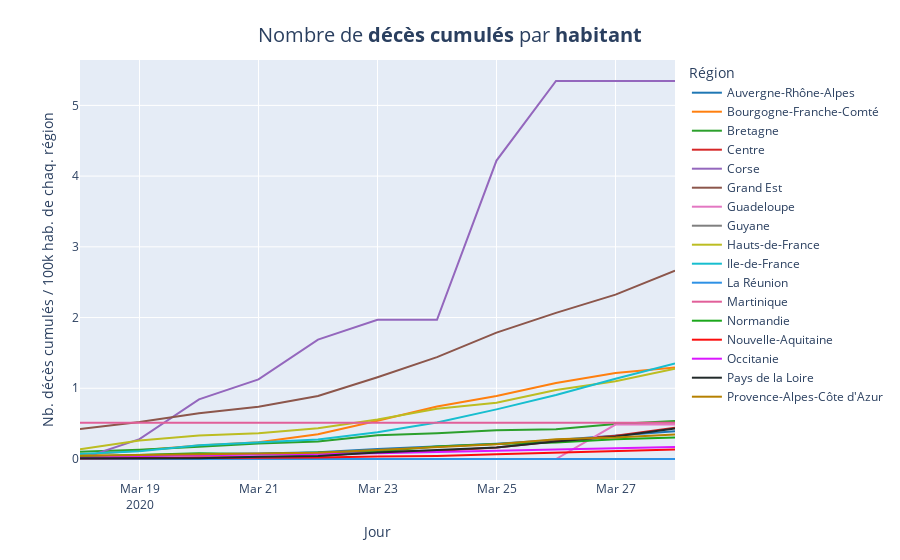

The cell this chart's notebook holds for it:
### Code cell
fig = px.line(x=df_region['jour'], y = df_region['dc']/df_region['regionPopulation']*100000, labels={'color':'Région'}, color=df_region["regionName"], color_discrete_sequence=colors)

fig.update_layout(
    title={
                'text': "Nombre de <b>décès cumulés</b> par <b>habitant</b>",
                'y':0.95,
                'x':0.5,
                'xanchor': 'center',
                'yanchor': 'top'},
                titlefont = dict(
                size=20)
                 )

fig.update_xaxes(title="Jour")
fig.update_yaxes(title="Nb. décès cumulés / 100k hab. de chaq. région")
fig.write_image("images/charts/france/dc_cum_hab_line.png", scale=3, width=1100, height=700)
fig.show()

### Figure 1 — Plotly figure (JSON) as saved in the notebook; plotly's stock layout.template omitted (floating-point values rounded to 4 significant figures)
{"data": [{"hoverlabel": {"namelength": 0}, "hovertemplate": "Région=Auvergne-Rhône-Alpes<br>x=%{x}<br>y=%{y}", "legendgroup": "Auvergne-Rhône-Alpes", "line": {"color": "#1F77B4", "dash": "solid"}, "mode": "lines", "name": "Auvergne-Rhône-Alpes", "showlegend": true, "type": "scatter", "x": ["2020-03-18", "2020-03-19", "2020-03-20", "2020-03-21", "2020-03-22", "2020-03-23", "2020-03-24", "2020-03-25", "2020-03-26", "2020-03-27", "2020-03-28"], "xaxis": "x", "y": [0.01412, 0.04438, 0.06657, 0.07666, 0.09482, 0.1412, 0.1735, 0.2159, 0.2703, 0.3329, 0.3934], "yaxis": "y"}, {"hoverlabel": {"namelength": 0}, "hovertemplate": "Région=Bourgogne-Franche-Comté<br>x=%{x}<br>y=%{y}", "legendgroup": "Bourgogne-Franche-Comté", "line": {"color": "#FF7F0E", "dash": "solid"}, "mode": "lines", "name": "Bourgogne-Franche-Comté", "showlegend": true, "type": "scatter", "x": ["2020-03-18", "2020-03-19", "2020-03-20", "2020-03-21", "2020-03-22", "2020-03-23", "2020-03-24", "2020-03-25", "2020-03-26", "2020-03-27", "2020-03-28"], "xaxis": "x", "y": [0.05245, 0.1224, 0.1923, 0.236, 0.3497, 0.542, 0.7431, 0.8917, 1.075, 1.215, 1.294], "yaxis": "y"}, {"hoverlabel": {"namelength": 0}, "hovertemplate": "Région=Bretagne<br>x=%{x}<br>y=%{y}", "legendgroup": "Bretagne", "line": {"color": "#2CA02C", "dash": "solid"}, "mode": "lines", "name": "Bretagne", "showlegend": true, "type": "scatter", "x": ["2020-03-18", "2020-03-19", "2020-03-20", "2020-03-21", "2020-03-22", "2020-03-23", "2020-03-24", "2020-03-25", "2020-03-26", "2020-03-27", "2020-03-28"], "xaxis": "x", "y": [0.1018, 0.1309, 0.1745, 0.2182, 0.2473, 0.3345, 0.3636, 0.4072, 0.4218, 0.4945, 0.5381], "yaxis": "y"}, {"hoverlabel": {"namelength": 0}, "hovertemplate": "Région=Centre<br>x=%{x}<br>y=%{y}", "legendgroup": "Centre", "line": {"color": "#D62728", "dash": "solid"}, "mode": "lines", "name": "Centre", "showlegend": true, "type": "scatter", "x": ["2020-03-18", "2020-03-19", "2020-03-20", "2020-03-21", "2020-03-22", "2020-03-23", "2020-03-24", "2020-03-25", "2020-03-26", "2020-03-27", "2020-03-28"], "xaxis": "x", "y": [0.01262, 0.01262, 0.02525, 0.02525, 0.03787, 0.101, 0.1136, 0.1641, 0.2525, 0.3282, 0.4419], "yaxis": "y"}, {"hoverlabel": {"namelength": 0}, "hovertemplate": "Région=Corse<br>x=%{x}<br>y=%{y}", "legendgroup": "Corse", "line": {"color": "#9467BD", "dash": "solid"}, "mode": "lines", "name": "Corse", "showlegend": true, "type": "scatter", "x": ["2020-03-18", "2020-03-19", "2020-03-20", "2020-03-21", "2020-03-22", "2020-03-23", "2020-03-24", "2020-03-25", "2020-03-26", "2020-03-27", "2020-03-28"], "xaxis": "x", "y": [0, 0.2813, 0.8439, 1.125, 1.688, 1.969, 1.969, 4.22, 5.345, 5.345, 5.345], "yaxis": "y"}, {"hoverlabel": {"namelength": 0}, "hovertemplate": "Région=Grand Est<br>x=%{x}<br>y=%{y}", "legendgroup": "Grand Est", "line": {"color": "#8C564B", "dash": "solid"}, "mode": "lines", "name": "Grand Est", "showlegend": true, "type": "scatter", "x": ["2020-03-18", "2020-03-19", "2020-03-20", "2020-03-21", "2020-03-22", "2020-03-23", "2020-03-24", "2020-03-25", "2020-03-26", "2020-03-27", "2020-03-28"], "xaxis": "x", "y": [0.4245, 0.5236, 0.6474, 0.7394, 0.8915, 1.157, 1.44, 1.787, 2.066, 2.324, 2.664], "yaxis": "y"}, {"hoverlabel": {"namelength": 0}, "hovertemplate": "Région=Guadeloupe<br>x=%{x}<br>y=%{y}", "legendgroup": "Guadeloupe", "line": {"color": "#E377C2", "dash": "solid"}, "mode": "lines", "name": "Guadeloupe", "showlegend": true, "type": "scatter", "x": ["2020-03-18", "2020-03-19", "2020-03-20", "2020-03-21", "2020-03-22", "2020-03-23", "2020-03-24", "2020-03-25", "2020-03-26", "2020-03-27", "2020-03-28"], "xaxis": "x", "y": [0, 0, 0, 0, 0, 0, 0, 0, 0, 0.4862, 0.4862], "yaxis": "y"}, {"hoverlabel": {"namelength": 0}, "hovertemplate": "Région=Guyane<br>x=%{x}<br>y=%{y}", "legendgroup": "Guyane", "line": {"color": "#7F7F7F", "dash": "solid"}, "mode": "lines", "name": "Guyane", "showlegend": true, "type": "scatter", "x": ["2020-03-18", "2020-03-19", "2020-03-20", "2020-03-21", "2020-03-22", "2020-03-23", "2020-03-24", "2020-03-25", "2020-03-26", "2020-03-27", "2020-03-28"], "xaxis": "x", "y": [0, 0, 0, 0, 0, 0, 0, 0, 0, 0, 0], "yaxis": "y"}, {"hoverlabel": {"namelength": 0}, "hovertemplate": "Région=Hauts-de-France<br>x=%{x}<br>y=%{y}", "legendgroup": "Hauts-de-France", "line": {"color": "#BCBD22", "dash": "solid"}, "mode": "lines", "name": "Hauts-de-France", "showlegend": true, "type": "scatter", "x": ["2020-03-18", "2020-03-19", "2020-03-20", "2020-03-21", "2020-03-22", "2020-03-23", "2020-03-24", "2020-03-25", "2020-03-26", "2020-03-27", "2020-03-28"], "xaxis": "x", "y": [0.1367, 0.2603, 0.3319, 0.3645, 0.4361, 0.5597, 0.7094, 0.794, 0.9763, 1.1, 1.276], "yaxis": "y"}, {"hoverlabel": {"namelength": 0}, "hovertemplate": "Région=Ile-de-France<br>x=%{x}<br>y=%{y}", "legendgroup": "Ile-de-France", "line": {"color": "#17BECF", "dash": "solid"}, "mode": "lines", "name": "Ile-de-France", "showlegend": true, "type": "scatter", "x": ["2020-03-18", "2020-03-19", "2020-03-20", "2020-03-21", "2020-03-22", "2020-03-23", "2020-03-24", "2020-03-25", "2020-03-26", "2020-03-27", "2020-03-28"], "xaxis": "x", "y": [0.07073, 0.11, 0.1945, 0.2397, 0.2751, 0.3792, 0.5148, 0.7014, 0.9038, 1.136, 1.352], "yaxis": "y"}, {"hoverlabel": {"namelength": 0}, "hovertemplate": "Région=La Réunion<br>x=%{x}<br>y=%{y}", "legendgroup": "La Réunion", "line": {"color": "#2E91E5", "dash": "solid"}, "mode": "lines", "name": "La Réunion", "showlegend": true, "type": "scatter", "x": ["2020-03-18", "2020-03-19", "2020-03-20", "2020-03-21", "2020-03-22", "2020-03-23", "2020-03-24", "2020-03-25", "2020-03-26", "2020-03-27", "2020-03-28"], "xaxis": "x", "y": [0, 0, 0, 0, 0, 0, 0, 0, 0, 0, 0], "yaxis": "y"}, {"hoverlabel": {"namelength": 0}, "hovertemplate": "Région=Martinique<br>x=%{x}<br>y=%{y}", "legendgroup": "Martinique", "line": {"color": "#E15F99", "dash": "solid"}, "mode": "lines", "name": "Martinique", "showlegend": true, "type": "scatter", "x": ["2020-03-18", "2020-03-19", "2020-03-20", "2020-03-21", "2020-03-22", "2020-03-23", "2020-03-24", "2020-03-25", "2020-03-26", "2020-03-27", "2020-03-28"], "xaxis": "x", "y": [0.5139, 0.5139, 0.5139, 0.5139, 0.5139, 0.5139, 0.5139, 0.5139, 0.5139, 0.5139, 0.5139], "yaxis": "y"}, {"hoverlabel": {"namelength": 0}, "hovertemplate": "Région=Normandie<br>x=%{x}<br>y=%{y}", "legendgroup": "Normandie", "line": {"color": "#1CA71C", "dash": "solid"}, "mode": "lines", "name": "Normandie", "showlegend": true, "type": "scatter", "x": ["2020-03-18", "2020-03-19", "2020-03-20", "2020-03-21", "2020-03-22", "2020-03-23", "2020-03-24", "2020-03-25", "2020-03-26", "2020-03-27", "2020-03-28"], "xaxis": "x", "y": [0.03512, 0.05853, 0.08194, 0.07023, 0.09364, 0.1053, 0.1756, 0.2107, 0.2341, 0.2809, 0.3043], "yaxis": "y"}, {"hoverlabel": {"namelength": 0}, "hovertemplate": "Région=Nouvelle-Aquitaine<br>x=%{x}<br>y=%{y}", "legendgroup": "Nouvelle-Aquitaine", "line": {"color": "#FB0D0D", "dash": "solid"}, "mode": "lines", "name": "Nouvelle-Aquitaine", "showlegend": true, "type": "scatter", "x": ["2020-03-18", "2020-03-19", "2020-03-20", "2020-03-21", "2020-03-22", "2020-03-23", "2020-03-24", "2020-03-25", "2020-03-26", "2020-03-27", "2020-03-28"], "xaxis": "x", "y": [0.005353, 0.008029, 0.01071, 0.01338, 0.02141, 0.03479, 0.04282, 0.06691, 0.091, 0.1124, 0.1338], "yaxis": "y"}, {"hoverlabel": {"namelength": 0}, "hovertemplate": "Région=Occitanie<br>x=%{x}<br>y=%{y}", "legendgroup": "Occitanie", "line": {"color": "#DA16FF", "dash": "solid"}, "mode": "lines", "name": "Occitanie", "showlegend": true, "type": "scatter", "x": ["2020-03-18", "2020-03-19", "2020-03-20", "2020-03-21", "2020-03-22", "2020-03-23", "2020-03-24", "2020-03-25", "2020-03-26", "2020-03-27", "2020-03-28"], "xaxis": "x", "y": [0.01505, 0.04265, 0.05269, 0.06022, 0.06273, 0.08029, 0.09785, 0.1154, 0.1355, 0.1531, 0.1706], "yaxis": "y"}, {"hoverlabel": {"namelength": 0}, "hovertemplate": "Région=Pays de la Loire<br>x=%{x}<br>y=%{y}", "legendgroup": "Pays de la Loire", "line": {"color": "#222A2A", "dash": "solid"}, "mode": "lines", "name": "Pays de la Loire", "showlegend": true, "type": "scatter", "x": ["2020-03-18", "2020-03-19", "2020-03-20", "2020-03-21", "2020-03-22", "2020-03-23", "2020-03-24", "2020-03-25", "2020-03-26", "2020-03-27", "2020-03-28"], "xaxis": "x", "y": [0.01024, 0.01024, 0.01024, 0.03073, 0.04098, 0.0922, 0.1332, 0.1639, 0.2459, 0.3176, 0.4303], "yaxis": "y"}, {"hoverlabel": {"namelength": 0}, "hovertemplate": "Région=Provence-Alpes-Côte d'Azur<br>x=%{x}<br>y=%{y}", "legendgroup": "Provence-Alpes-Côte d'Azur", "line": {"color": "#B68100", "dash": "solid"}, "mode": "lines", "name": "Provence-Alpes-Côte d'Azur", "showlegend": true, "type": "scatter", "x": ["2020-03-18", "2020-03-19", "2020-03-20", "2020-03-21", "2020-03-22", "2020-03-23", "2020-03-24", "2020-03-25", "2020-03-26", "2020-03-27", "2020-03-28"], "xaxis": "x", "y": [0.0442, 0.05683, 0.06945, 0.08208, 0.08839, 0.1263, 0.1642, 0.2084, 0.2778, 0.3031, 0.3473], "yaxis": "y"}], "layout": {"legend": {"title": {"text": "Région"}, "tracegroupgap": 0}, "margin": {"t": 60}, "title": {"font": {"size": 20}, "text": "Nombre de <b>décès cumulés</b> par <b>habitant</b>", "x": 0.5, "xanchor": "center", "y": 0.95, "yanchor": "top"}, "xaxis": {"anchor": "y", "domain": [0, 1], "title": {"text": "Jour"}}, "yaxis": {"anchor": "x", "domain": [0, 1], "title": {"text": "Nb. décès cumulés / 100k hab. de chaq. région"}}}}
